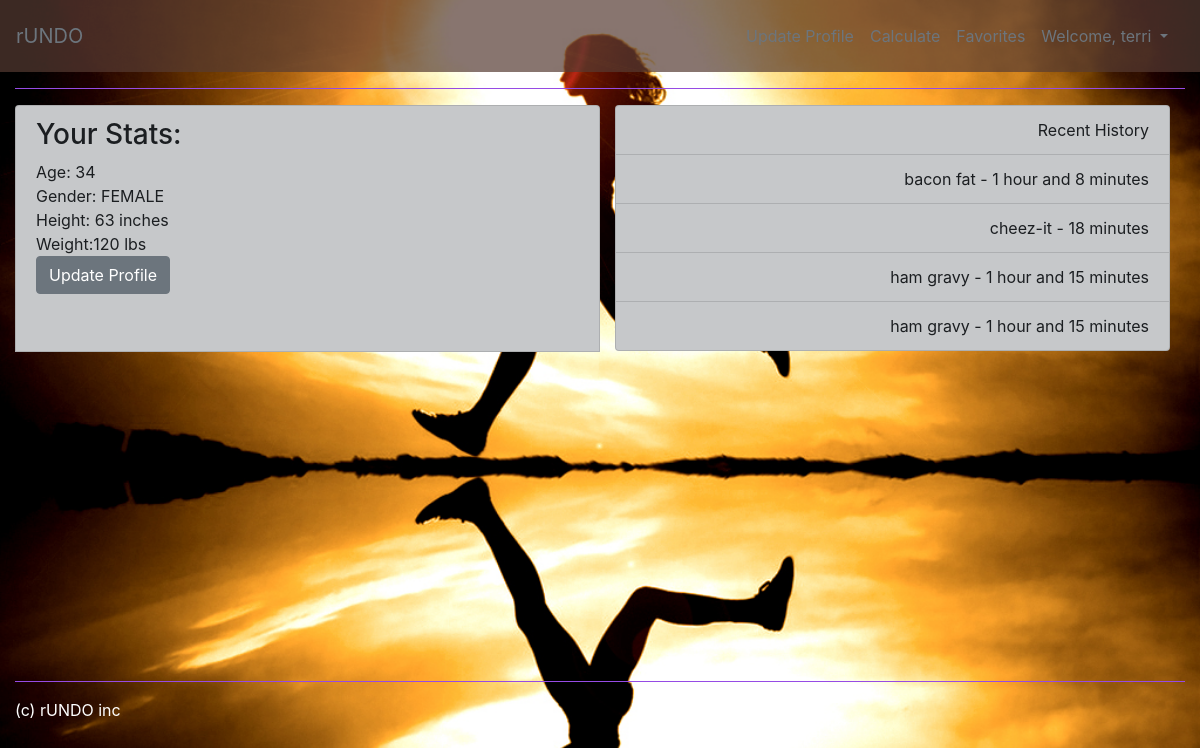
Screenshot of /profile/ (signed in) with the database file from the repository.
### RunDoApp/models.py (models this page shows, shortened)
class UserProfile(models.Model):
    userName = models.CharField(max_length=30)
    age = models.IntegerField()
    gender = models.CharField(choices=GENDER_CHOICES, max_length=6)
    height = models.IntegerField()
    weight = models.IntegerField()
    user = models.OneToOneField(User)

class FoodData(models.Model):
        food_name = models.CharField(max_length=100)
        serving_size = models.FloatField()                 #'3' oz, '5' cup, etc.
        serving_units = models.CharField(max_length=30)       #tbsp, oz, cup, etc
        serving_calories = models.FloatField()
        user_servings = models.FloatField()           #how much user ate
        total_calories = models.FloatField()
        user = models.ForeignKey(User)
        timestamp = models.DateTimeField(default=timezone.now)
        exerciseCapacity = models.ForeignKey(ExerciseCapacity, on_delete=models.CASCADE)
        time_to_run = models.FloatField()
        def __str__(self):
            return self.food_name + " " + str(self.total_calories)
        def get_readable_time(self):
            time_hours = self.time_to_run
            minutes = round(time_hours * 60)
            if minutes < 60:
                return str(minutes) + ' minutes'
            hours = int(minutes / 60)
            minutes -= hours * 60
            output = ''
            if hours == 1:
                output += '1 hour'
            else:
                output += str(hours) + ' hours'
            if minutes > 0:
                output += ' and ' + str(minutes) + ' minutes'
            return output

### RunDoApp/views.py (the view)
# urls.py: url(r'^profile/$', views.profile, name='profile'),
def profile(request):
    profile = get_object_or_404(UserProfile, user=request.user)
    data = FoodData.objects.filter(user=request.user)
    most_recent_history = FoodData.objects.filter(user=request.user).order_by('-timestamp')[:4]
    print(most_recent_history)
    context = {'profile': profile, 'data': data, 'most_recent_history': most_recent_history}
    return render(request, 'RunDoApp/profile.html', context)

### RunDoApp/templates/RunDoApp/profile.html
{% extends 'RunDoApp/base.html' %}
{% block content %}
<div class="container-fluid">
    <div class="row">
        <div class="col-sm-6 text-left list-group-item list-group-item-dark" id="">
        <h3>Your Stats:</h3>
            <div>Age: {{profile.age}}</div>
            <div>Gender: {{profile.gender}}</div>
            <div>Height: {{profile.height}} inches</div>
            <div>Weight:{{profile.weight}} lbs</div>
           <a type="submit" class="btn btn-secondary btn-md" href="{% url 'RunDoApp:updateProfile' %}">Update Profile</a>
        </div>
        <div class="col-sm-6 text-right">
            <ul class="list-group" style="color:black">
                <li class="list-group-item list-group-item-dark">Recent History</li>
                {% for history in most_recent_history %}
                   <li class="list-group-item list-group-item-dark">{{history.food_name}} - {{history.get_readable_time}}</li>
                {% endfor %}
            </ul>
        </div>
    </div>
</div>
{% endblock %}

### RunDoApp/templates/RunDoApp/base.html (shortened to what this page needs)
{% load static %}
<head>
    <link rel="stylesheet" type="text/css" href="{% static 'RunDoApp/style.css' %}"/>
    <link rel="stylesheet" href="https://maxcdn.bootstrapcdn.com/bootstrap/4.0.0-beta.2/css/bootstrap.min.css">
</head>
<header>
    <div class="">
        <nav class="navbar navbar-expand-md navbar-light d-flex" style="background-color: rgba(86, 59, 50,0.7);">
       <a class="navbar-brand text-secondary" href="{% url 'RunDoApp:index' %}">rUNDO</a>
       <div class="collapse navbar-collapse" id="navbarSupportedContent">
           <ul class="navbar-nav ml-auto p-2">
               <li class="nav-item">
                   <a class="nav-link text-secondary" href="{% url 'RunDoApp:updateProfile' %}"></a>
               </li>
               <li class="nav-item">
                   <a class="nav-link text-secondary" href="{% url 'RunDoApp:calculatePage' %}">Calculate</a>
               </li>
               <li class="nav-item">
                   <a class="nav-link text-secondary" href="{% url 'RunDoApp:favorites' %}">Favorites</a>
               </li>
               {% if request.user.is_authenticated %}
                   <li class="nav-item dropdown">
                       <a class="nav-link dropdown-toggle text-secondary" href="#" id="navbarDropdown" role="button" data-toggle="dropdown" aria-haspopup="true" aria-expanded="false">
                         Welcome, {{ user.username }}
                       </a>
                   </li>
               {% else %}
                   <li class="nav-item">
                       <a class="nav-link" href="{% url 'RunDoApp:index' %}">Sign in</a>
                   </li>
               {% endif %}
           </ul>
       </div>
   </nav>
    </div>
</header>
<body>
   <div class="container-fluid">
        <div class="">
            <div class="">
                <hr style="background-color:#a754ff"/>
            </div>
            <div id="block_content">
                {% block content %}{% endblock %}
            </div>
            <div class="" id="footer">
                <hr style="background-color:#a754ff"/>
                <div id="copyright">(c) rUNDO inc</div>
            </div>
        </div>
    </div>
</body>

### RunDoApp/static/RunDoApp/style.css (style rules this page uses)
body { background-image: url("images/womanrunning.jpg"); background-size: cover; }
#copyright { color: white; }
body { font-family: "Roboto", "Lucida Grande", Verdana, Arial, sans-serif; }
#block_content { height: 70%; }

### rows the page displays
UserProfile: age "34", gender "FEMALE", height "63", weight "120"
FoodData: food_name "bacon fat", get_readable_time "1 hour and 8 minutes"
FoodData: food_name "cheez-it", get_readable_time "18 minutes"
FoodData: food_name "ham gravy", get_readable_time "1 hour and 15 minutes"
FoodData: food_name "ham gravy", get_readable_time "1 hour and 15 minutes"

### other values shown
{{ user.username }} "terri"
